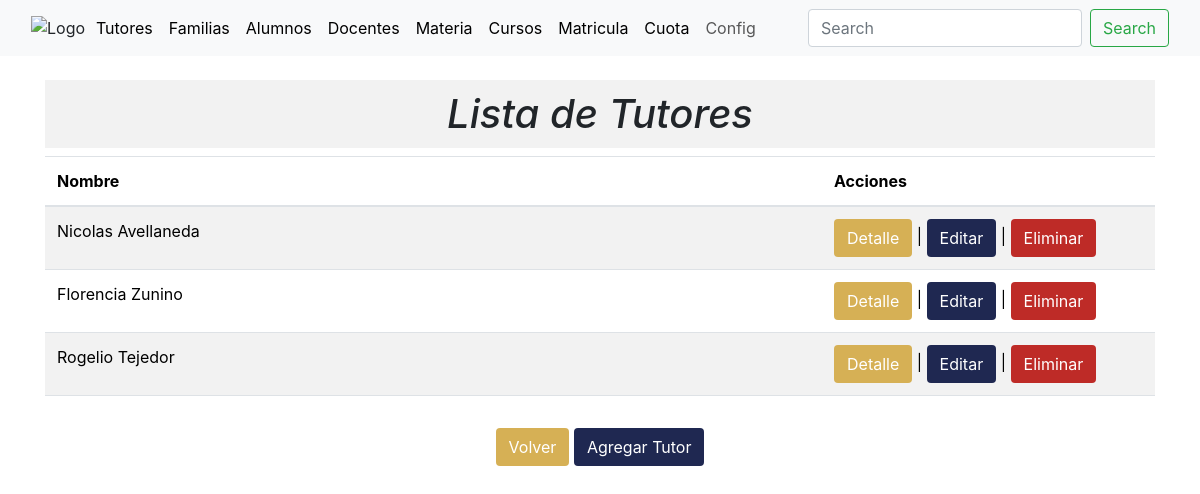
Before: /tutores_list/ (signed in) with the older database file.
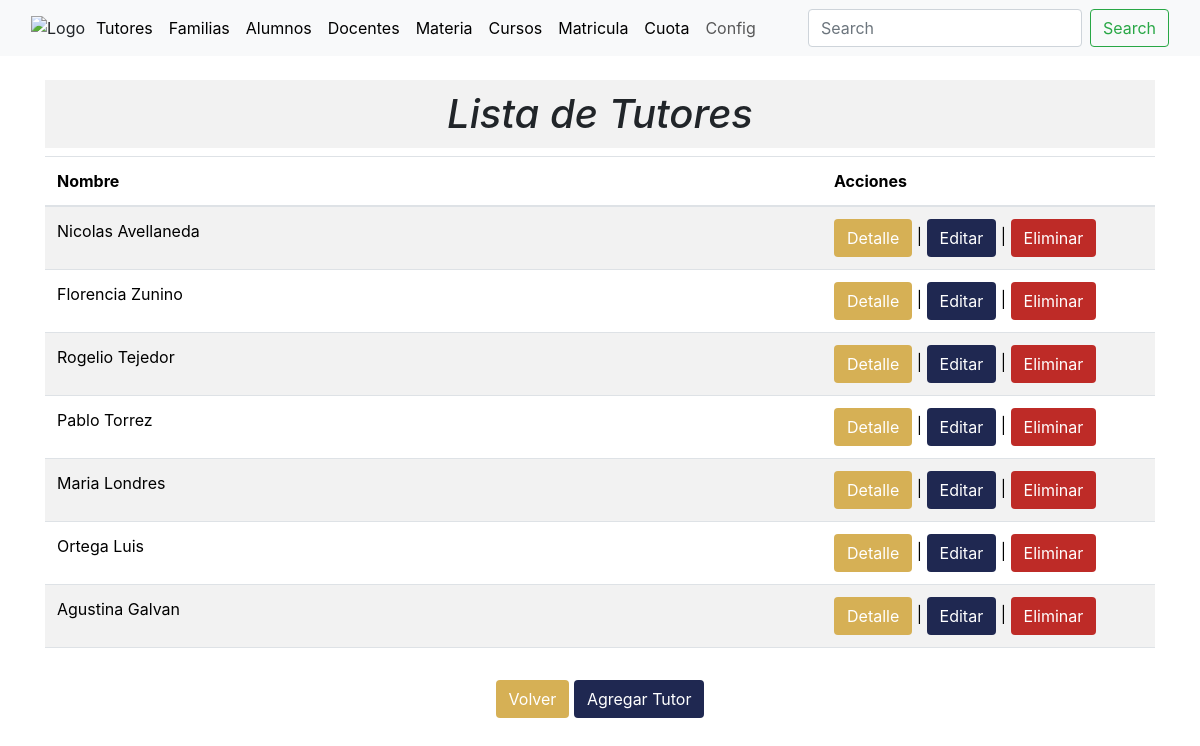
After: the same page with the newer database file.
### academico/models.py (models this page shows)
class Tutores(models.Model):
    Nombre = models.CharField(max_length=255)
    Apellido = models.CharField(max_length=255)
    DNI = models.CharField(max_length=255)
    Domicilio_Personal = models.CharField(max_length=255)
    Domicilio_Laboral = models.CharField(max_length=255)
    Celular = models.CharField(max_length=255)
    Ocupacion = models.CharField(max_length=255)
    Email = models.EmailField()
    vive = [('S', 'Si'),('N', 'No'),]
    Vive = models.CharField(max_length=1, choices=vive)
    Responsable_de_pago = models.BooleanField()
    Parentezco = models.ForeignKey(Parentezco, on_delete=models.CASCADE)
    asignado = models.BooleanField(default=False)
    def __str__(self):
        return '%s %s '%(self.Nombre,self.Apellido)
    class Meta:
        db_table = 'tutores'
        verbose_name = 'tutor'
        verbose_name_plural = 'tutores'

### academico/views.py (the view)
# urls.py: path('tutores_list/', views.tutores_list, name='tutores_list'),
@login_required
def tutores_list(request):
    tutores = Tutores.objects.all()
    parentezcos = Parentezco.objects.all()
    form = TutorForm()  # Crea una instancia vacía del formulario
    context = {'tutores': tutores,
               'form': form,
               'parentezcos':parentezcos}
    return render(request, 'tutores_list.html', context)

### academico/forms.py
class TutorForm(forms.ModelForm):
    class Meta:
        model = Tutores
        fields = '__all__'

### academico/models.py (called while the page is built)
    def __str__(self):
        return '%s '%(self.parentezco)

### academico/templates/tutores_list.html (shortened to what this page needs)
{% extends "base.html" %}
{%block content%}
<main>
  <div class="container mt-4">
    <div class="row justify-content-center">
      <div class="col-md-12 text-center">
        <h1 style="font-style: italic; background-color: #f2f2f2; padding: 10px;">Lista de Tutores</h1>
      </div>
    </div>
    <div class="row justify-content-center">
      <div class="col-md-12"> <div class="table-responsive">
        <table class="table table-striped table-hover">
          <thead>
            <tr>
              <th style="width: 70%;">Nombre</th>
              <th>Acciones</th>
            </tr>
          </thead>
          <tbody>
            {% for tutor in tutores %}
            <tr>
              <td>
                {{ tutor }}
              </td>
              <td>
                <button type="button" class="btn" style="background-color: rgb(214,176,85); color: white;"
                        data-toggle="modal" data-target="#tutorDetailsModal{{ tutor.pk }}">Detalle</button> |
                <button type="button" class="btn" style="background-color: rgb(31,40,81); color: white;"
                        data-toggle="modal" data-target="#tutorEditModal{{ tutor.pk }}">Editar</button> |
                <button type="button" class="btn" style="background-color: rgb(190,43,39); color: white;"
                        data-toggle="modal" data-target="#tutorDeleteModal{{ tutor.pk }}">Eliminar</button>
              </td>
            </tr>
            {% endfor %}
          </tbody>
        </table>
        </div>
      </div>
    </div>
    <div class="row justify-content-center mt-3">
      <div class="col-md-8 text-center">
        <button type="button" class="btn" style="background-color: rgb(214,176,85); color: white;" onclick="location.href='{% url 'index' %}'">Volver</button>
        <button type="button" class="btn" style="background-color: rgb(31,40,81); color: white;" onclick="location.href='{% url 'tutores_create' %}'">Agregar Tutor</button>
      </div>
    </div>
  </div>
</main>
{%endblock%}"

Changed rows visible on the page:
added Tutores: Nombre+Apellido "Pablo Torrez"
added Tutores: Nombre+Apellido "Maria Londres"
added Tutores: Nombre+Apellido "Ortega Luis"
added Tutores: Nombre+Apellido "Agustina Galvan"
